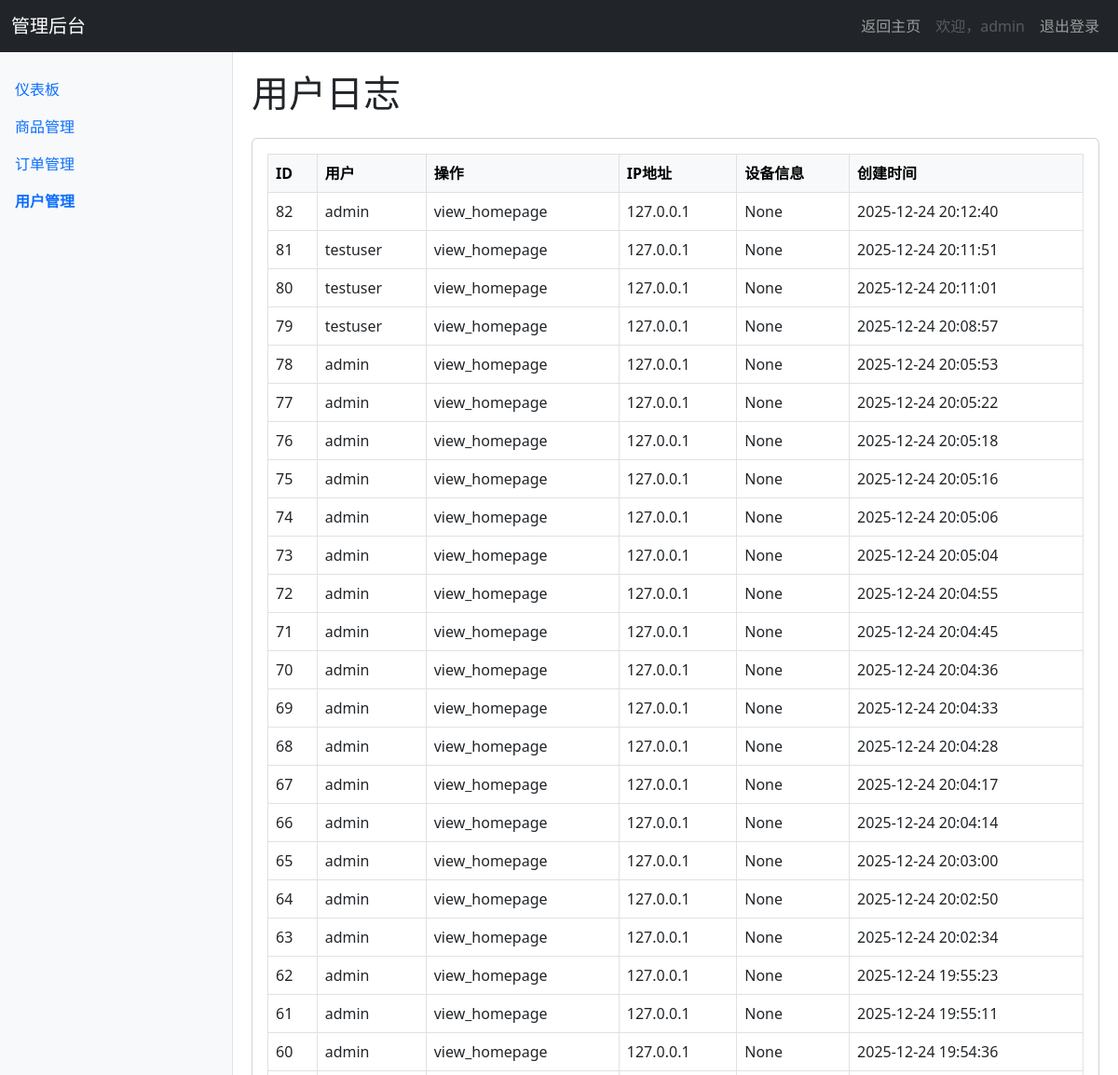
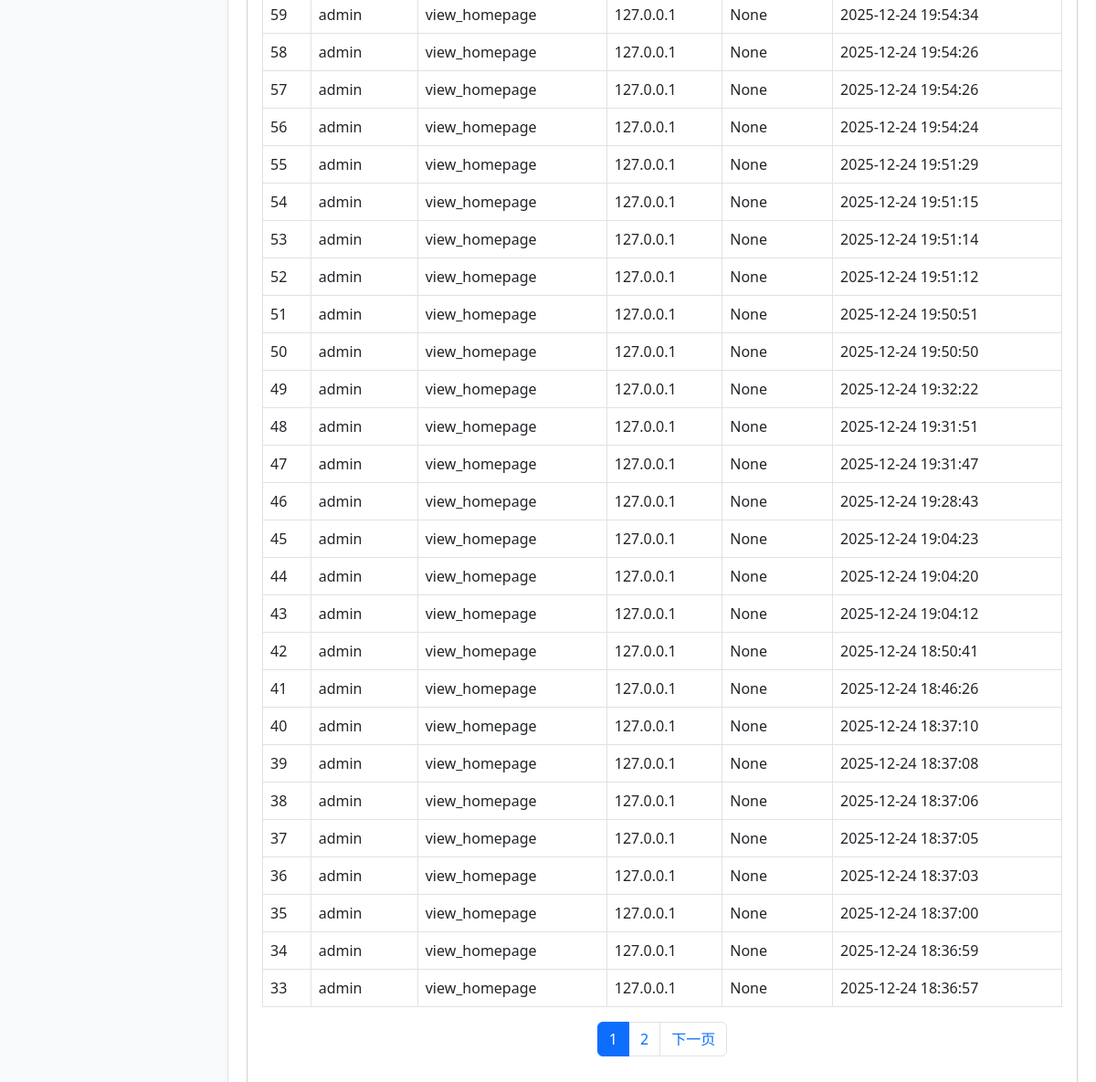
Before: /admin/logs (signed in) with the older database file (2 pictures, top to bottom).
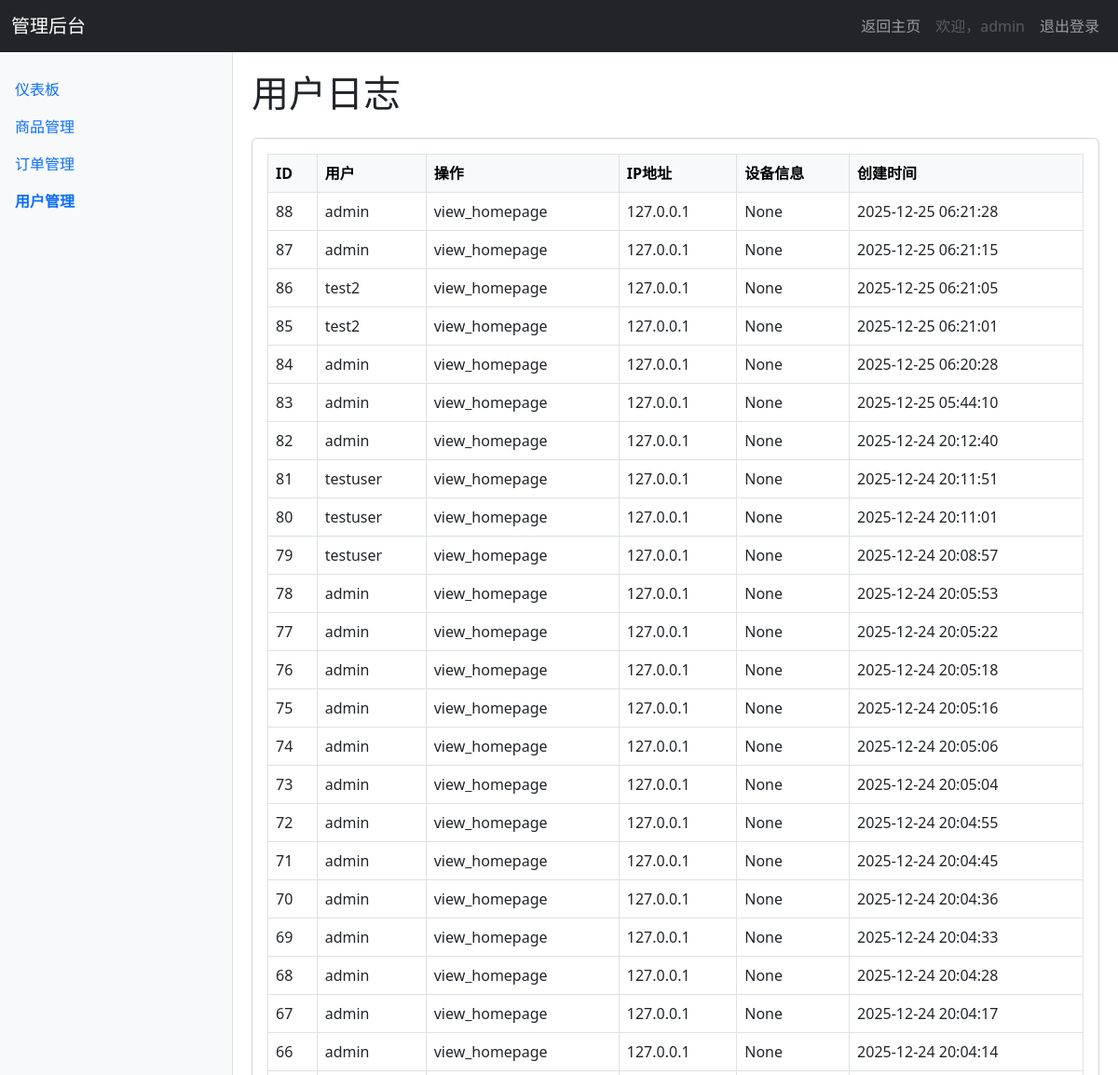
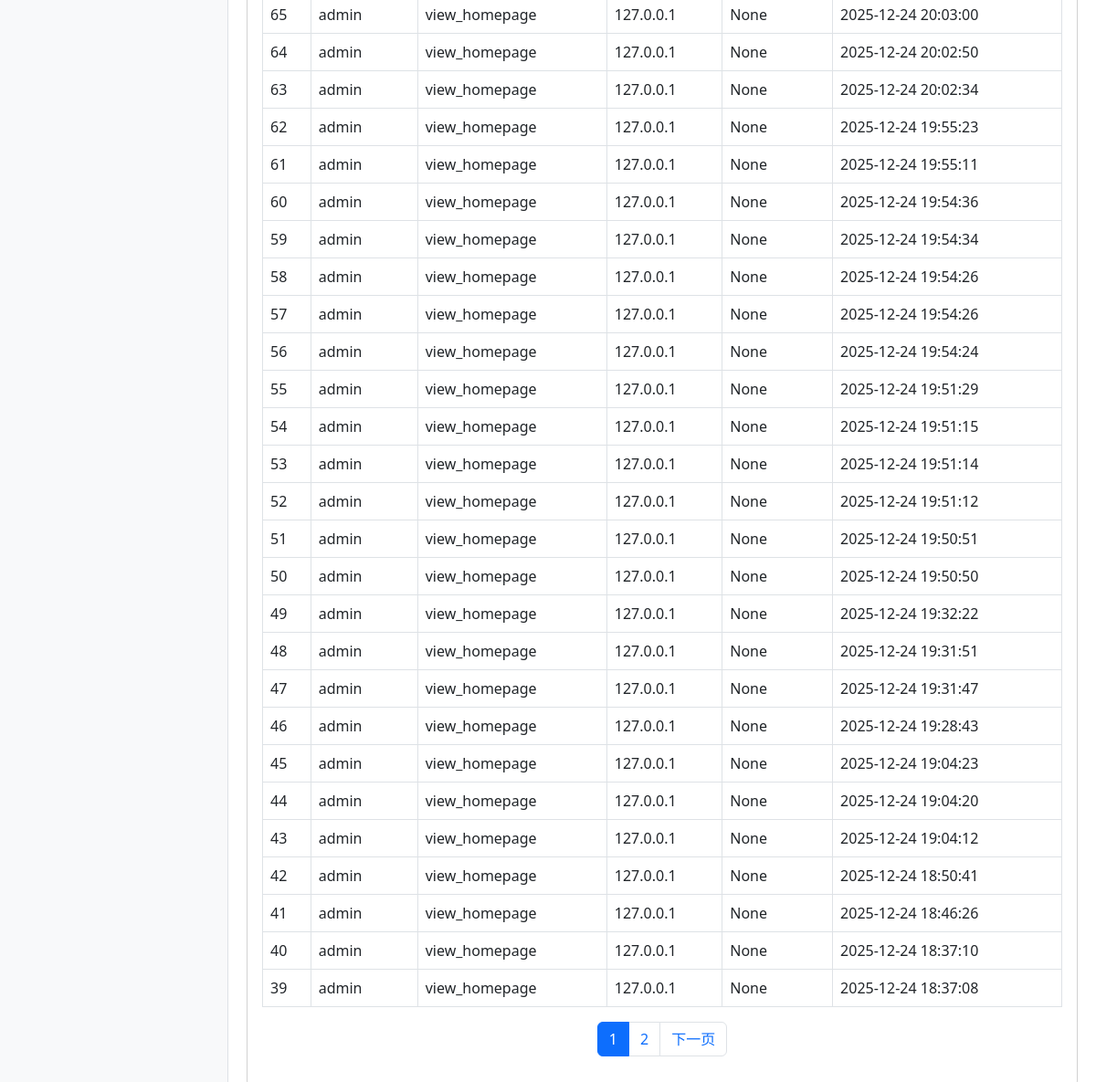
After: the same page with the newer database file (2 pictures, top to bottom).
### app/models.py (models this page shows, shortened)
class UserLog(db.Model):
    __tablename__ = 'user_logs'
    id = db.Column(db.Integer, primary_key=True)
    user_id = db.Column(db.Integer, db.ForeignKey('users.id'))
    action = db.Column(db.String(50), nullable=False)  # login, view_product, add_to_cart, purchase
    details = db.Column(db.Text)
    ip_address = db.Column(db.String(45))
    user_agent = db.Column(db.Text)
    created_at = db.Column(db.DateTime, default=datetime.utcnow)

class User(UserMixin, db.Model):
    __tablename__ = 'users'
    id = db.Column(db.Integer, primary_key=True)
    username = db.Column(db.String(64), unique=True, nullable=False, index=True)
    email = db.Column(db.String(120), unique=True, nullable=False, index=True)
    password_hash = db.Column(db.String(256), nullable=False)
    is_admin = db.Column(db.Boolean, default=False)
    is_active = db.Column(db.Boolean, default=True)
    created_at = db.Column(db.DateTime, default=datetime.utcnow)
    last_login = db.Column(db.DateTime)
    phone = db.Column(db.String(20))
    address = db.Column(db.Text)
    avatar = db.Column(db.String(200), default='default_avatar.png')
    carts = db.relationship('Cart', backref='user', lazy='dynamic')
    orders = db.relationship('Order', backref='user', lazy='dynamic')
    reviews = db.relationship('Review', backref='user', lazy='dynamic')
    logs = db.relationship('UserLog', backref='user', lazy='dynamic')

### app/admin/routes.py (the view)
@admin.route('/logs')
@admin_required
def user_logs():
    page = request.args.get('page', 1, type=int)
    user_id = request.args.get('user_id', type=int)
    query = UserLog.query
    if user_id:
        query = query.filter_by(user_id=user_id)
    logs = query.order_by(UserLog.created_at.desc())\
        .paginate(page=page, per_page=50, error_out=False)
    return render_template('user_logs.html', logs=logs)

### app/admin/routes.py (called while the page is built)
def admin_required(f):
    from functools import wraps
    @wraps(f)
    def decorated_function(*args, **kwargs):
        if not current_user.is_authenticated or not current_user.is_admin:
            abort(403)
        return f(*args, **kwargs)
    return decorated_function

@admin.before_request
@login_required
def check_admin():
    if not current_user.is_admin:
        abort(403)

### app/context_processors.py (called while the page is built)
def inject_now():
    return {'now': datetime.utcnow()}

def inject_categories():
    try:
        categories = Category.query.order_by(Category.name).all()
        return {'categories': categories}
    except:
        return {'categories': []}

def inject_cart_info():
    from flask_login import current_user
    cart_items_count = 0
    cart_total_amount = 0
    if current_user.is_authenticated:
        try:
            cart = Cart.query.filter_by(user_id=current_user.id).first()
            if cart:
                cart_items_count = cart.total_quantity
                cart_total_amount = float(cart.total_price)
        except:
            pass
    return {
        'cart_items_count': cart_items_count,
        'cart_total_amount': cart_total_amount
    }

### app/admin/templates/user_logs.html (shortened to what this page needs)
{% extends "admin_base.html" %}
{% block content %}
    <h1 class="mb-4">用户日志</h1>
    <div class="card">
        <div class="card-body">
            <div class="table-responsive">
                <table class="table table-bordered table-hover">
                    <thead class="table-light">
                        <tr>
                            <th>ID</th>
                            <th>用户</th>
                            <th>操作</th>
                            <th>IP地址</th>
                            <th>设备信息</th>
                            <th>创建时间</th>
                        </tr>
                    </thead>
                    <tbody>
                        {% for log in logs.items %}
                            <tr>
                                <td>{{ log.id }}</td>
                                <td>{{ log.user.username if log.user else '未知用户' }}</td>
                                <td>{{ log.action }}</td>
                                <td>{{ log.ip_address }}</td>
                                <td>{{ log.user_agent }}</td>
                                <td>{{ log.created_at.strftime('%Y-%m-%d %H:%M:%S') }}</td>
                            </tr>
                        {% else %}
                            <tr>
                                <td colspan="6" class="text-center">暂无日志记录</td>
                            </tr>
                        {% endfor %}
                    </tbody>
                </table>
            </div>
            {% if logs.pages > 1 %}
                <nav aria-label="Page navigation">
                    <ul class="pagination justify-content-center">
                        {% for page_num in logs.iter_pages(left_edge=2, right_edge=2, left_current=2, right_current=2) %}
                            {% if page_num %}
                                <li class="page-item {% if page_num == logs.page %}active{% endif %}">
                                    <a class="page-link" href="{{ url_for('admin.user_logs', page=page_num) }}">{{ page_num }}</a>
                                </li>
                            {% else %}
                                <li class="page-item disabled">
                                    <span class="page-link">...</span>
                                </li>
                            {% endif %}
                        {% endfor %}
                        {% if logs.has_next %}
                            <li class="page-item">
                                <a class="page-link" href="{{ url_for('admin.user_logs', page=logs.next_num) }}">下一页</a>
                            </li>
                        {% endif %}
                    </ul>
                </nav>
            {% endif %}
        </div>
    </div>
{% endblock %}

Changed rows visible on the page:
no longer on this page (row unchanged): UserLog: id "38", user "admin", action "view_homepage", ip_address "127.0.0.1", user_agent "None", created_at "2025-12-24 18:37:06"
no longer on this page (row unchanged): UserLog: id "37", user "admin", action "view_homepage", ip_address "127.0.0.1", user_agent "None", created_at "2025-12-24 18:37:05"
no longer on this page (row unchanged): UserLog: id "36", user "admin", action "view_homepage", ip_address "127.0.0.1", user_agent "None", created_at "2025-12-24 18:37:03"
no longer on this page (row unchanged): UserLog: id "35", user "admin", action "view_homepage", ip_address "127.0.0.1", user_agent "None", created_at "2025-12-24 18:37:00"
no longer on this page (row unchanged): UserLog: id "34", user "admin", action "view_homepage", ip_address "127.0.0.1", user_agent "None", created_at "2025-12-24 18:36:59"
no longer on this page (row unchanged): UserLog: id "33", user "admin", action "view_homepage", ip_address "127.0.0.1", user_agent "None", created_at "2025-12-24 18:36:57"
added UserLog: id "88", user "admin", action "view_homepage", ip_address "127.0.0.1", user_agent "None", created_at "2025-12-25 06:21:28"
added UserLog: id "87", user "admin", action "view_homepage", ip_address "127.0.0.1", user_agent "None", created_at "2025-12-25 06:21:15"
added UserLog: id "86", user "test2", action "view_homepage", ip_address "127.0.0.1", user_agent "None", created_at "2025-12-25 06:21:05"
added UserLog: id "85", user "test2", action "view_homepage", ip_address "127.0.0.1", user_agent "None", created_at "2025-12-25 06:21:01"
added UserLog: id "84", user "admin", action "view_homepage", ip_address "127.0.0.1", user_agent "None", created_at "2025-12-25 06:20:28"
added UserLog: id "83", user "admin", action "view_homepage", ip_address "127.0.0.1", user_agent "None", created_at "2025-12-25 05:44:10"
